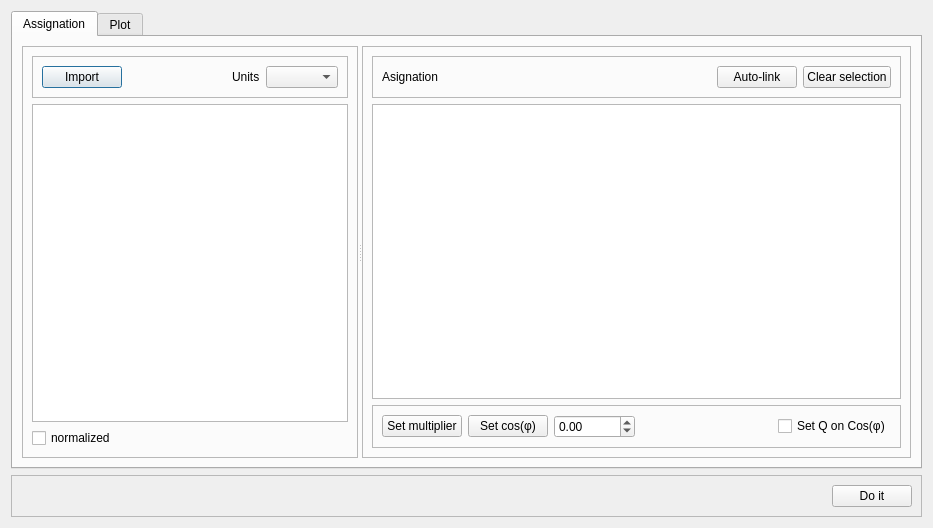
<?xml version="1.0" encoding="UTF-8"?>
<ui version="4.0">
 <class>Dialog</class>
 <widget class="QDialog" name="Dialog">
  <property name="geometry">
   <rect>
    <x>0</x>
    <y>0</y>
    <width>933</width>
    <height>528</height>
   </rect>
  </property>
  <property name="windowTitle">
   <string>Dialog</string>
  </property>
  <layout class="QVBoxLayout" name="verticalLayout">
   <item>
    <widget class="QTabWidget" name="tabWidget">
     <property name="currentIndex">
      <number>0</number>
     </property>
     <widget class="QWidget" name="tab">
      <attribute name="title">
       <string>Assignation</string>
      </attribute>
      <layout class="QHBoxLayout" name="horizontalLayout_2">
       <item>
        <widget class="QSplitter" name="splitter">
         <property name="orientation">
          <enum>Qt::Horizontal</enum>
         </property>
         <widget class="QFrame" name="frame_4">
          <property name="frameShape">
           <enum>QFrame::StyledPanel</enum>
          </property>
          <property name="frameShadow">
           <enum>QFrame::Raised</enum>
          </property>
          <layout class="QVBoxLayout" name="verticalLayout_5">
           <item>
            <widget class="QFrame" name="frame">
             <property name="frameShape">
              <enum>QFrame::StyledPanel</enum>
             </property>
             <property name="frameShadow">
              <enum>QFrame::Raised</enum>
             </property>
             <layout class="QHBoxLayout" name="horizontalLayout_5">
              <item>
               <widget class="QPushButton" name="open_button">
                <property name="text">
                 <string>Import</string>
                </property>
               </widget>
              </item>
              <item>
               <spacer name="horizontalSpacer_2">
                <property name="orientation">
                 <enum>Qt::Horizontal</enum>
                </property>
                <property name="sizeHint" stdset="0">
                 <size>
                  <width>40</width>
                  <height>20</height>
                 </size>
                </property>
               </spacer>
              </item>
              <item>
               <widget class="QLabel" name="label_5">
                <property name="text">
                 <string>Units</string>
                </property>
               </widget>
              </item>
              <item>
               <widget class="QComboBox" name="units_combobox"/>
              </item>
             </layout>
            </widget>
           </item>
           <item>
            <widget class="QListView" name="sources_list"/>
           </item>
           <item>
            <widget class="QCheckBox" name="normalized_checkBox">
             <property name="text">
              <string>normalized</string>
             </property>
            </widget>
           </item>
          </layout>
         </widget>
         <widget class="QFrame" name="frame_6">
          <property name="frameShape">
           <enum>QFrame::StyledPanel</enum>
          </property>
          <property name="frameShadow">
           <enum>QFrame::Raised</enum>
          </property>
          <layout class="QVBoxLayout" name="verticalLayout_3">
           <item>
            <widget class="QFrame" name="frame_10">
             <property name="frameShape">
              <enum>QFrame::StyledPanel</enum>
             </property>
             <property name="frameShadow">
              <enum>QFrame::Raised</enum>
             </property>
             <layout class="QHBoxLayout" name="horizontalLayout_7">
              <item>
               <widget class="QLabel" name="label_3">
                <property name="text">
                 <string>Asignation</string>
                </property>
               </widget>
              </item>
              <item>
               <spacer name="horizontalSpacer_4">
                <property name="orientation">
                 <enum>Qt::Horizontal</enum>
                </property>
                <property name="sizeHint" stdset="0">
                 <size>
                  <width>40</width>
                  <height>20</height>
                 </size>
                </property>
               </spacer>
              </item>
              <item>
               <widget class="QPushButton" name="autolink_button">
                <property name="text">
                 <string>Auto-link</string>
                </property>
               </widget>
              </item>
              <item>
               <widget class="QPushButton" name="clear_selection_button">
                <property name="text">
                 <string>Clear selection</string>
                </property>
               </widget>
              </item>
             </layout>
            </widget>
           </item>
           <item>
            <widget class="QTableView" name="assignation_table"/>
           </item>
           <item>
            <widget class="QFrame" name="frame_9">
             <property name="frameShape">
              <enum>QFrame::StyledPanel</enum>
             </property>
             <property name="frameShadow">
              <enum>QFrame::Raised</enum>
             </property>
             <layout class="QGridLayout" name="gridLayout">
              <item row="0" column="3">
               <spacer name="horizontalSpacer_3">
                <property name="orientation">
                 <enum>Qt::Horizontal</enum>
                </property>
                <property name="sizeHint" stdset="0">
                 <size>
                  <width>40</width>
                  <height>20</height>
                 </size>
                </property>
               </spacer>
              </item>
              <item row="0" column="0">
               <widget class="QPushButton" name="set_multiplier_button">
                <property name="text">
                 <string>Set multiplier</string>
                </property>
               </widget>
              </item>
              <item row="0" column="1">
               <widget class="QPushButton" name="set_cosfi_button">
                <property name="text">
                 <string>Set cos(φ)</string>
                </property>
               </widget>
              </item>
              <item row="0" column="2">
               <widget class="QDoubleSpinBox" name="multSpinBox">
                <property name="minimum">
                 <double>-99999.000000000000000</double>
                </property>
                <property name="maximum">
                 <double>99999.000000000000000</double>
                </property>
               </widget>
              </item>
              <item row="0" column="4">
               <widget class="QCheckBox" name="setQ_on_cosfi_checkbox">
                <property name="text">
                 <string>Set Q on Cos(φ)</string>
                </property>
               </widget>
              </item>
             </layout>
            </widget>
           </item>
          </layout>
         </widget>
        </widget>
       </item>
      </layout>
     </widget>
     <widget class="QWidget" name="tab_2">
      <attribute name="title">
       <string>Plot</string>
      </attribute>
      <layout class="QHBoxLayout" name="horizontalLayout_4">
       <item>
        <widget class="QSplitter" name="splitter_3">
         <property name="orientation">
          <enum>Qt::Horizontal</enum>
         </property>
         <widget class="QFrame" name="frame_8">
          <property name="frameShape">
           <enum>QFrame::StyledPanel</enum>
          </property>
          <property name="frameShadow">
           <enum>QFrame::Raised</enum>
          </property>
          <layout class="QVBoxLayout" name="verticalLayout_7">
           <property name="topMargin">
            <number>0</number>
           </property>
           <item>
            <widget class="QTableView" name="tableView"/>
           </item>
          </layout>
         </widget>
         <widget class="QFrame" name="PlotFrame">
          <property name="frameShape">
           <enum>QFrame::StyledPanel</enum>
          </property>
          <property name="frameShadow">
           <enum>QFrame::Raised</enum>
          </property>
          <layout class="QHBoxLayout" name="horizontalLayout">
           <item>
            <widget class="MatplotlibWidget" name="plotwidget" native="true"/>
           </item>
          </layout>
         </widget>
        </widget>
       </item>
      </layout>
     </widget>
    </widget>
   </item>
   <item>
    <widget class="QFrame" name="frame_2">
     <property name="frameShape">
      <enum>QFrame::StyledPanel</enum>
     </property>
     <property name="frameShadow">
      <enum>QFrame::Raised</enum>
     </property>
     <layout class="QHBoxLayout" name="horizontalLayout_6">
      <item>
       <spacer name="horizontalSpacer_5">
        <property name="orientation">
         <enum>Qt::Horizontal</enum>
        </property>
        <property name="sizeHint" stdset="0">
         <size>
          <width>40</width>
          <height>20</height>
         </size>
        </property>
       </spacer>
      </item>
      <item>
       <widget class="QPushButton" name="doit_button">
        <property name="text">
         <string>Do it</string>
        </property>
       </widget>
      </item>
     </layout>
    </widget>
   </item>
  </layout>
 </widget>
 <customwidgets>
  <customwidget>
   <class>MatplotlibWidget</class>
   <extends>QWidget</extends>
   <header>.matplotlibwidget</header>
   <container>1</container>
  </customwidget>
 </customwidgets>
 <resources/>
 <connections/>
</ui>
